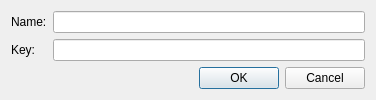
<?xml version="1.0" encoding="UTF-8"?>
<ui version="4.0">
 <class>QRegisterDialog</class>
 <widget class="QDialog" name="QRegisterDialog">
  <property name="geometry">
   <rect>
    <x>0</x>
    <y>0</y>
    <width>376</width>
    <height>99</height>
   </rect>
  </property>
  <property name="windowTitle">
   <string>Register Information</string>
  </property>
  <layout class="QVBoxLayout" name="verticalLayout">
   <item>
    <layout class="QGridLayout" name="gridLayout">
     <item row="0" column="0">
      <widget class="QLabel" name="label">
       <property name="text">
        <string>Name:</string>
       </property>
      </widget>
     </item>
     <item row="0" column="1">
      <widget class="QLineEdit" name="nameEdit"/>
     </item>
     <item row="1" column="0">
      <widget class="QLabel" name="label_2">
       <property name="text">
        <string>Key:</string>
       </property>
      </widget>
     </item>
     <item row="1" column="1">
      <widget class="QLineEdit" name="keyEdit"/>
     </item>
    </layout>
   </item>
   <item>
    <widget class="QDialogButtonBox" name="buttonBox">
     <property name="orientation">
      <enum>Qt::Horizontal</enum>
     </property>
     <property name="standardButtons">
      <set>QDialogButtonBox::Cancel|QDialogButtonBox::Ok</set>
     </property>
    </widget>
   </item>
  </layout>
 </widget>
 <resources/>
 <connections>
  <connection>
   <sender>buttonBox</sender>
   <signal>accepted()</signal>
   <receiver>QRegisterDialog</receiver>
   <slot>accept()</slot>
   <hints>
    <hint type="sourcelabel">
     <x>248</x>
     <y>254</y>
    </hint>
    <hint type="destinationlabel">
     <x>157</x>
     <y>274</y>
    </hint>
   </hints>
  </connection>
  <connection>
   <sender>buttonBox</sender>
   <signal>rejected()</signal>
   <receiver>QRegisterDialog</receiver>
   <slot>reject()</slot>
   <hints>
    <hint type="sourcelabel">
     <x>316</x>
     <y>260</y>
    </hint>
    <hint type="destinationlabel">
     <x>286</x>
     <y>274</y>
    </hint>
   </hints>
  </connection>
 </connections>
</ui>
